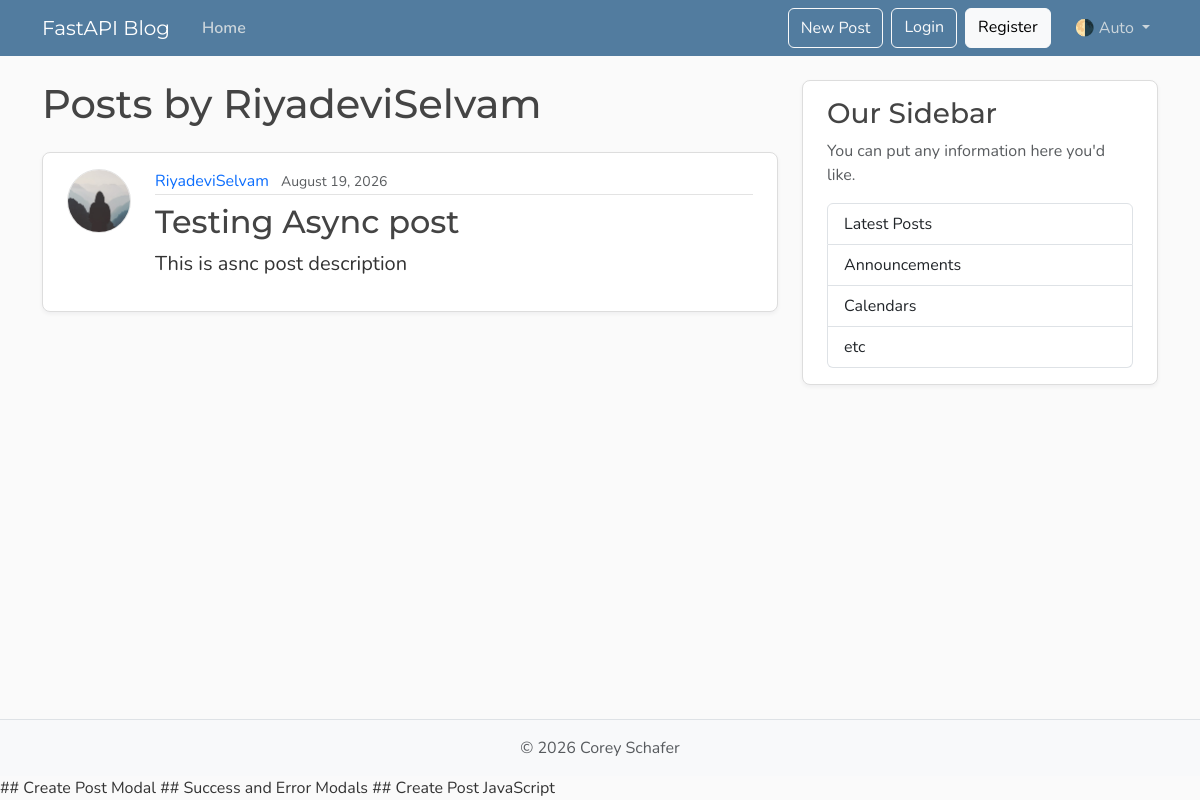
Screenshot of /users/2/posts with the database file from the repository.
### models.py (models this page shows, shortened)
class User(Base):
    __tablename__ = "users"
    id: Mapped[int] = mapped_column(Integer, primary_key=True, index=True)
    username: Mapped[str] = mapped_column(String(50), unique=True, nullable=False)
    email: Mapped[str] = mapped_column(String(120), unique=True, nullable=False)
    image_file:  Mapped[Optional[str]] = mapped_column(
        String(200),
        nullable=True,
        default=None,
    )
    posts: Mapped[List[Post]] = relationship(back_populates="author", cascade="all, delete-orphan", )

class Post(Base):
    __tablename__ = "posts"
    id: Mapped[int] = mapped_column(Integer, primary_key=True, index=True)
    title: Mapped[str] = mapped_column(String(100), nullable=False)
    content: Mapped[str] = mapped_column(Text, nullable=False)
    user_id: Mapped[int] = mapped_column(
        ForeignKey("users.id"),
        nullable=False,
        index=True,
    )
    date_posted: Mapped[datetime] = mapped_column(
        DateTime(timezone=True),
        default=lambda: datetime.now(timezone.utc),
    )
    author: Mapped[User] = relationship(back_populates="posts")

### main.py (the view)
@app.get("/users/{user_id}/posts", include_in_schema=False, name="user_posts")
async def user_posts_page(
    request: Request,
    user_id: int,
    db: Annotated[AsyncSession, Depends(get_db)],
):
    result = await db.execute(select(models.User).where(models.User.id == user_id))
    user = result.scalars().first()
    if not user:
        raise HTTPException(
            status_code=status.HTTP_404_NOT_FOUND,
            detail="User not found",
        )
    result = await db.execute(
        select(models.Post)
        .options(selectinload(models.Post.author))
        .where(models.Post.user_id == user_id)
        .order_by(models.Post.date_posted.desc()),
    )
    posts = result.scalars().all()
    return templates.TemplateResponse(
        request,
        "user_posts.html",
        {"posts": posts, "user": user, "title": f"{user.username}'s Posts"},
    )

### templates/user_posts.html
{% extends "layout.html" %}
{% block content %}
  <h1 class="mb-4">Posts by {{ user.username }}</h1>
  {% for post in posts %}
    <article class="content-section py-3 px-4 mb-4">
      <div class="d-flex align-items-start gap-4">
        <img class="rounded-circle article-img flex-shrink-0"
             src="{{ post.author.image_path }}"
             alt="{{ post.author.username }}'s profile picture"
             width="64"
             height="64"
             loading="lazy">
        <div class="flex-grow-1">
          <div class="article-metadata mb-2">
            <a class="me-2"
               href="{{ url_for('user_posts', user_id=post.author.id) }}">{{ post.author.username }}</a>
            <small class="text-body-secondary">{{ post.date_posted.strftime("%B %d, %Y") }}</small>
          </div>
          <h2>
            <a class="article-title"
               href="{{ url_for('post_page', post_id=post.id) }}">{{ post.title }}</a>
          </h2>
          <p class="article-content">{{ post.content }}</p>
        </div>
      </div>
    </article>
  {% else %}
    <p class="text-body-secondary">No posts by this user yet.</p>
  {% endfor %}
{% endblock content %}

### static/css/main.css (style rules this page uses)
:root { --font-heading: "Montserrat", system-ui, -apple-system, BlinkMacSystemFont, sans-serif; --font-body: "Nunito", system-ui, -apple-system, BlinkMacSystemFont, sans-serif; --color-bg-body: #fafafa; --color-bg-content: #ffffff; --color-text-primary: #333333; --color-text-heading: #444444; --color-steel: #527c9f; --color-nav-link: #cbd5db; --color-nav-link-hover: #ffffff; --color-link-hover: #428bca; --color-border: #dddddd; --color-border-light: #e3e3e3; --spacing-xl: 5rem; --article-img-size: 4rem; --account-img-size: 7.813rem; }
body { font-family: var(--font-body); background: var(--color-bg-body); color: var(--color-text-primary); }
h1, h2, h3, h4, h5, h6 { font-family: var(--font-heading); color: var(--color-text-heading); }
a { text-decoration: none; }
.content-section { background: var(--color-bg-content); border: 1px solid var(--color-border); border-radius: 0.5rem; box-shadow: 0 2px 4px rgba(15, 23, 42, 0.05); transition: box-shadow 0.15s ease, transform 0.15s ease, border-color 0.15s ease; }
.article-title { color: var(--color-text-heading); transition: color 0.2s ease-in-out; }
.article-content { white-space: pre-line; font-size: 1.25rem; }
.article-img { height: var(--article-img-size); width: var(--article-img-size); flex-shrink: 0; object-fit: cover; border: 1px solid var(--color-border-light); box-shadow: 0 0 0 2px var(--color-bg-content); }
.article-metadata { padding-bottom: 0.063rem; border-bottom: 1px solid var(--color-border-light); }
.article-metadata a { transition: color 0.2s ease-in-out; }

### rows the page displays
User: username "RiyadeviSelvam"
Post: author.username "RiyadeviSelvam", date_posted "August 19, 2026", title "Testing Async post", content "This is asnc post description"
